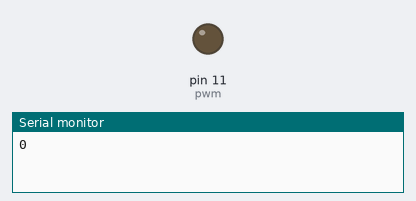
A sketch run on a simulated Arduino Uno, built with avr-gcc and run on an emulated ATmega328P. Parts: output pins drawn as LEDs (lit = HIGH), the last lines printed to the serial monitor.

Above: at 0.05 s.
At 6.45 s:
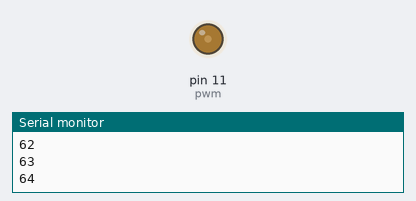
At 12.86 s:
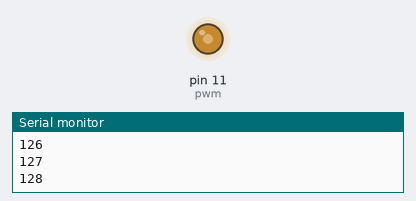
At 25.6 s:
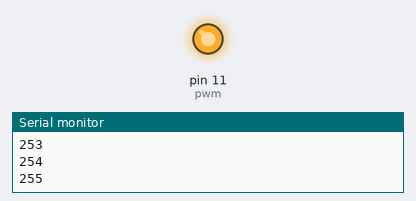
Timing chart, 0 to 40.0 s (numbered marks = the images above):
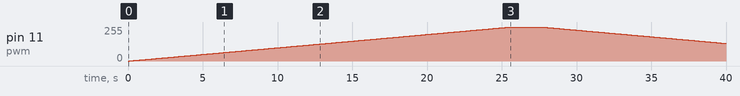

Measured:
- by itself, pin 11 (pwm): rises from 0/255 to 255/255 in 25.4 s, then falls to 132/255 in 14.4 s

The sketch:

Zumbador_activo.ino
```cpp
int pwm = 11,B,d=100;
void setup() {
  // put your setup code here, to run once:
  Serial.begin(9600);
}

void loop() {
  // put your main code here, to run repeatedly:
  B = 0;
  for (int i = 0; i < 256; i++) {
    analogWrite(pwm, i);
    B = i;
    Serial.println(B);
    delay(d);
  }
  delay(2000);
    for (int i = 255; i > 0; i--) {
    analogWrite(pwm, i);
    B = i;
    Serial.println(B);
    delay(d);
  }
  digitalWrite(pwm,1);
  delay(5000);
  digitalWrite(pwm,0);
  delay(5000);
}
```
